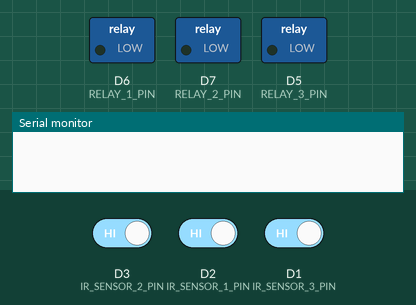
Simulated run of this sketch. Board: ESP8266 (NodeMCU). On the bench: switched loads named in the sketch (green lamp = pin HIGH), the last lines printed to the serial monitor. Dashed ring = blinking. The inputs (shaded band) are chosen by the test bench; at power-on: D3 (IR_SENSOR_2_PIN) HIGH, D2 (IR_SENSOR_1_PIN) HIGH, D1 (IR_SENSOR_3_PIN) HIGH.

Above: at 1.2 s.
1.3 s: D3 (IR_SENSOR_2_PIN) driven LOW
At 1.7 s:
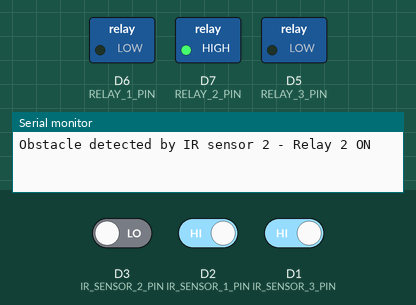
4.3 s: D2 (IR_SENSOR_1_PIN) driven LOW
At 4.7 s:
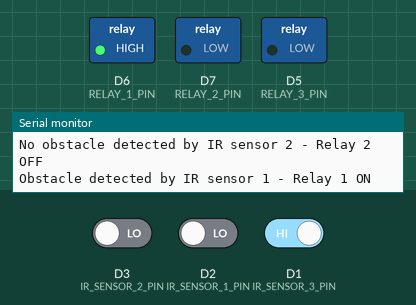
7.3 s: D1 (IR_SENSOR_3_PIN) driven LOW
At 8.2 s:
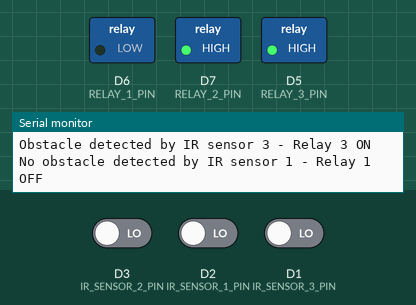
10.3 s: D2 (IR_SENSOR_1_PIN) driven HIGH
At 10.6 s:
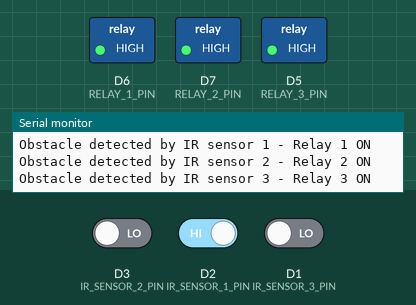
13.3 s: D3 (IR_SENSOR_2_PIN) driven HIGH
At 16.1 s:
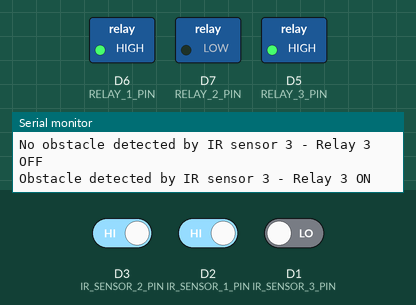
16.3 s: D1 (IR_SENSOR_3_PIN) driven HIGH
At 17.1 s:
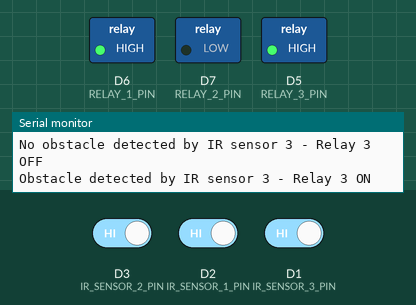
Timing chart, 0 to 18.8 s (numbered marks = the images above; inputs shaded):
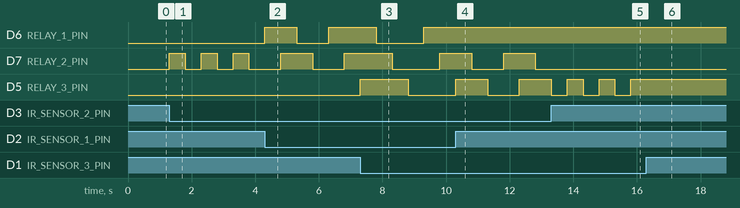

The sketch:

College_IOT.ino
```cpp
#define IR_SENSOR_1_PIN D2
#define IR_SENSOR_2_PIN D3
#define IR_SENSOR_3_PIN D1

#define RELAY_1_PIN D6
#define RELAY_2_PIN D7
#define RELAY_3_PIN D5

bool isObstacle1 = false;
bool isObstacle2 = false;
bool isObstacle3 = false;

void setup() {
  pinMode(IR_SENSOR_1_PIN, INPUT);
  pinMode(IR_SENSOR_2_PIN, INPUT);
  pinMode(IR_SENSOR_3_PIN, INPUT);

  pinMode(RELAY_1_PIN, OUTPUT);
  pinMode(RELAY_2_PIN, OUTPUT);
  pinMode(RELAY_3_PIN, OUTPUT);

  digitalWrite(RELAY_1_PIN, LOW);
  digitalWrite(RELAY_2_PIN, LOW);
  digitalWrite(RELAY_3_PIN, LOW);

  Serial.begin(115200);
}

void loop() {
  // Check IR sensor 1
  if (digitalRead(IR_SENSOR_1_PIN) == LOW) {
    // Obstacle detected, toggle relay 1
    isObstacle1 = !isObstacle1;
    digitalWrite(RELAY_1_PIN, isObstacle1 ? HIGH : LOW);
    Serial.println(isObstacle1 ? "Obstacle detected by IR sensor 1 - Relay 1 ON" : "No obstacle detected by IR sensor 1 - Relay 1 OFF");
    delay(500); // Add a delay to avoid multiple triggers
  }

  // Check IR sensor 2
  if (digitalRead(IR_SENSOR_2_PIN) == LOW) {
    // Obstacle detected, toggle relay 2
    isObstacle2 = !isObstacle2;
    digitalWrite(RELAY_2_PIN, isObstacle2 ? HIGH : LOW);
    Serial.println(isObstacle2 ? "Obstacle detected by IR sensor 2 - Relay 2 ON" : "No obstacle detected by IR sensor 2 - Relay 2 OFF");
    delay(500); // Add a delay to avoid multiple triggers
  }

  // Check IR sensor 3
  if (digitalRead(IR_SENSOR_3_PIN) == LOW) {
    // Obstacle detected, toggle relay 3
    isObstacle3 = !isObstacle3;
    digitalWrite(RELAY_3_PIN, isObstacle3 ? HIGH : LOW);
    Serial.println(isObstacle3 ? "Obstacle detected by IR sensor 3 - Relay 3 ON" : "No obstacle detected by IR sensor 3 - Relay 3 OFF");
    delay(500); // Add a delay to avoid multiple triggers
  }
}
```

Measured:
- after the input at 1.3 s, D7 (RELAY_2_PIN): alternates HIGH for 0.50 s and LOW for 0.50 s, starting at once
- after the input at 4.3 s, D6 (RELAY_1_PIN): LOW → HIGH at once, → LOW 1.0 s later, → HIGH 1.0 s later
- after the input at 7.3 s, D5 (RELAY_3_PIN): LOW → HIGH at once, → LOW 1.5 s later
- after the input at 10.3 s, D6 (RELAY_1_PIN): stays HIGH (without the input it goes to LOW after 0.51 s)
- after the input at 13.3 s, D7 (RELAY_2_PIN): stays LOW (without the input it goes to HIGH after 0.51 s)
- after the input at 16.3 s, D5 (RELAY_3_PIN): stops changing and stays HIGH
